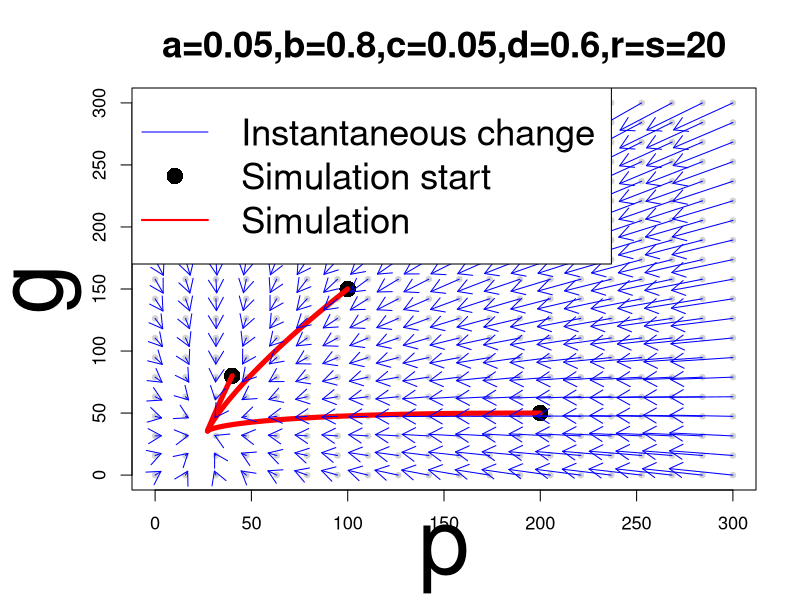
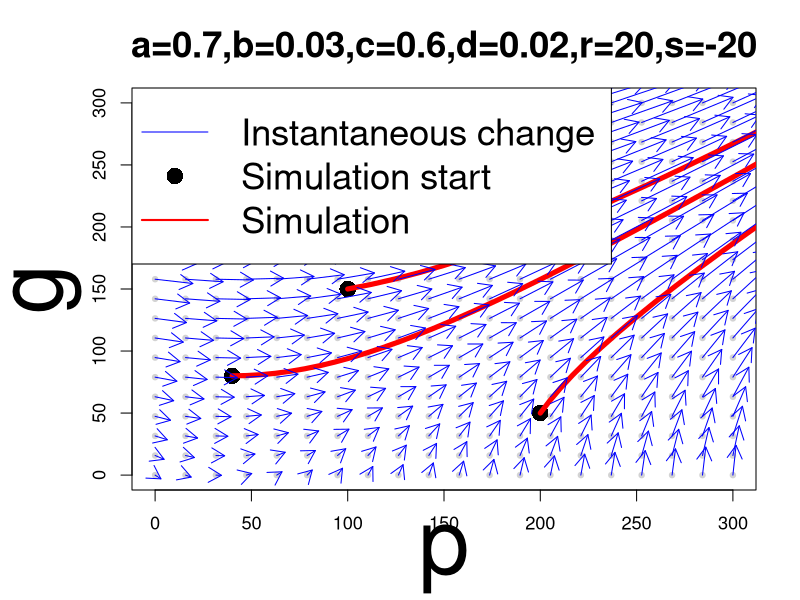
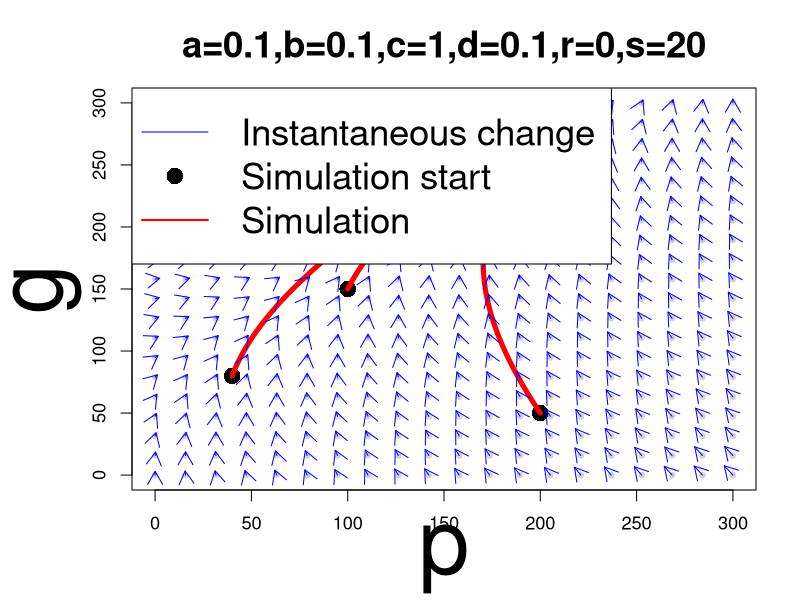
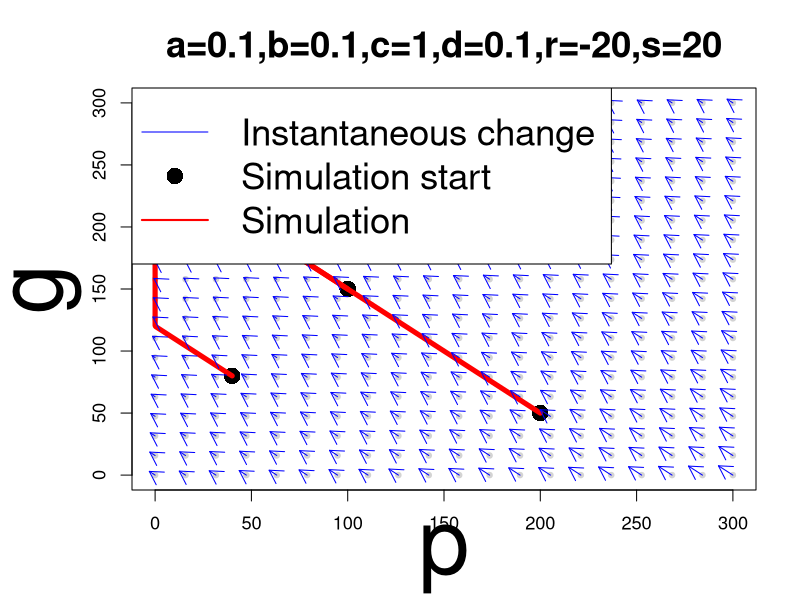
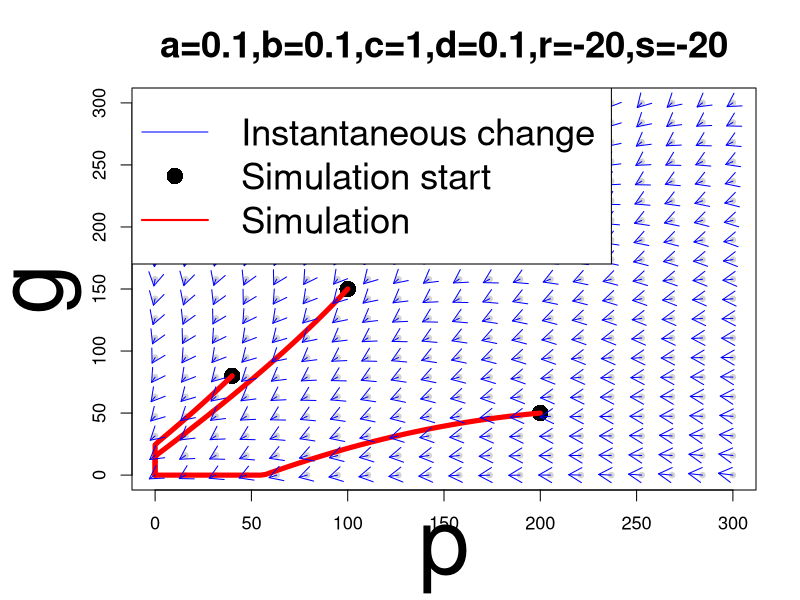
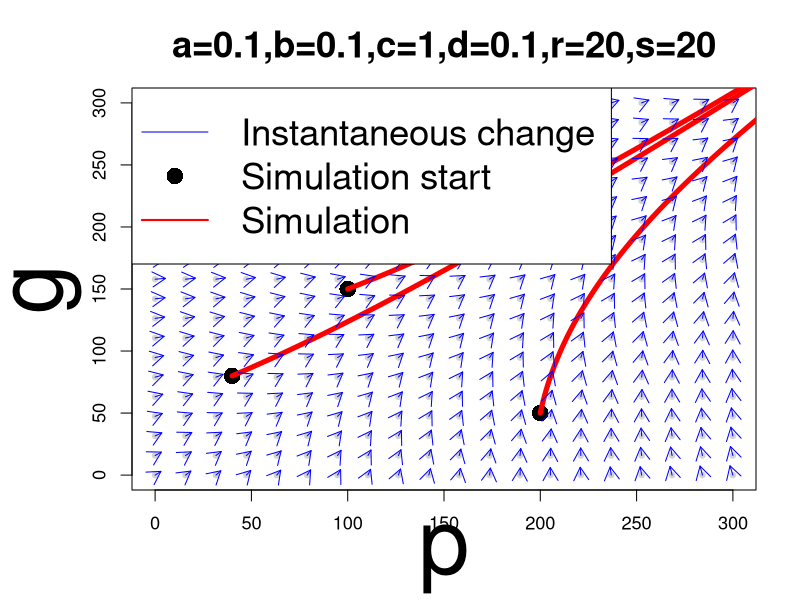
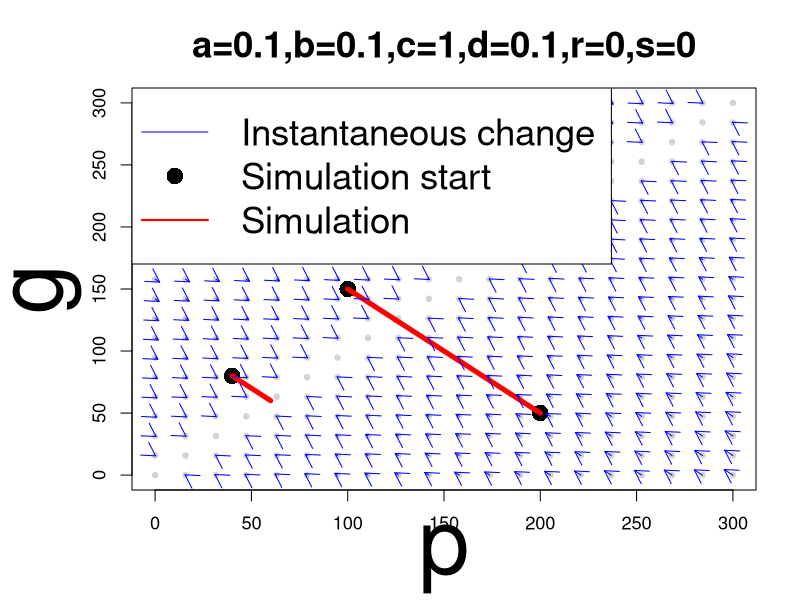

Source code (R) for these figures, in order:
t = 500
dt = 0.1
steps = t / dt

euler_no_trust = function(a, b, c, d, r, s, Kp, Kg, p0 = 0.5, g0 = 1) {
  ArmsRace = matrix(0, nrow = 3, ncol = steps + 1)
  ArmsRace[1, 1] = 0
  ArmsRace[2, 1] = p0
  ArmsRace[3, 1] = g0
  
  for (i in 1:steps) {
    t_i = ArmsRace[1, i]
    p_i = ArmsRace[2, i]
    g_i = ArmsRace[3, i]
    
    dp = a * g_i - b * p_i + r
    dg = c * p_i - d * g_i + s
    
    ArmsRace[1, i + 1] = t_i + dt
    ArmsRace[2, i + 1] = p_i + dt * dp
    ArmsRace[3, i + 1] = g_i + dt * dg
    
    ArmsRace[2, i + 1] = max(0, ArmsRace[2, i + 1])
    ArmsRace[3, i + 1] = max(0, ArmsRace[3, i + 1])
  }
  return(ArmsRace)
}

vplot_no_trust = function(pngname, a, b, c, d, r, s,
                          y1, y2, y3,
                          xlim_max = 2, ylim_max = 2, title = NULL) {
  p_vals <- seq(0, xlim_max, length.out = 20)
  g_vals <- seq(0, ylim_max, length.out = 20)
  grid   <- expand.grid(p = p_vals, g = g_vals)
  
  dp <- numeric(nrow(grid))
  dg <- numeric(nrow(grid))
  
  for (i in 1:nrow(grid)) {
    dp[i] <- a * grid$g[i] - b * grid$p[i] + r
    dg[i] <- c * grid$p[i] - d * grid$g[i] + s
  }
  
  magnitude <- sqrt(dp^2 + dg^2)
  nonzero   <- magnitude > 1e-6
  
  euler1 = euler_no_trust(a, b, c, d, r, s, p0=y1[1], g0=y1[2])
  euler2 = euler_no_trust(a, b, c, d, r, s, p0=y2[1], g0=y2[2])
  euler3 = euler_no_trust(a, b, c, d, r, s, p0=y3[1], g0=y3[2])
  
  main_title <- if (!is.null(title)) title else
    paste("a=",a,", b=",b,", c=",c,", d=",d,", r=",r,", s=",s,", Kp=",Kp,", Kg=",Kg)
  
  png(pngname, width=1000, height=1000)
  par(cex=1.1, mar=c(5, 6, 4, 2), cex.main=2)
  plot(grid$p, grid$g, pch=20, col="lightgray",
       cex.main=2, cex.lab=5,
       main=main_title,
       xlab="p", ylab="g",
       xlim=c(0, xlim_max), ylim=c(0, ylim_max))
  
  points(y1[1], y1[2], col="black", cex=2, pch=16)
  lines(euler1[2,], euler1[3,], col="red", lwd=5)
  
  points(y2[1], y2[2], col="black", cex=2, pch=16)
  lines(euler2[2,], euler2[3,], col="red", lwd=5)
  
  points(y3[1], y3[2], col="black", cex=2, pch=16)
  lines(euler3[2,], euler3[3,], col="red", lwd=5)
  
  arrows(grid$p[nonzero], grid$g[nonzero],
         grid$p[nonzero] + 0.15 * dp[nonzero],
         grid$g[nonzero] + 0.15 * dg[nonzero],
         length=0.15, col="blue")
  
  legend("topleft",
         legend=c("Instantaneous change", "Simulation start", "Simulation"),
         col=c("blue","black","red"),
         lty=c(1, NA, 1),
         pch=c(NA, 16, NA),
         lwd=c(1, NA, 2),
         cex=2)
  dev.off()
}


# S1: bd > ac — stable, converges to E*
vplot_no_trust("S1_bd_gt_ac.png",
               a=0.05, b=0.8, c=0.05, d=0.6,
               r=20, s=20,
               y1=c(40, 80),
               y2=c(100, 150),
               y3=c(200, 50),
               xlim_max=300, ylim_max=300,
               title="a=0.05,b=0.8,c=0.05,d=0.6,r=s=20")

# S2: bd < ac — saddle, trajectories diverge
vplot_no_trust("S2_bd_lt_ac.png",
               a=0.7, b=0.03, c=0.6, d=0.02,
               r=20, s=-20,
               y1=c(40, 80),
               y2=c(100, 150),
               y3=c(200, 50),
               xlim_max=300, ylim_max=300,
               title="a=0.7,b=0.03,c=0.6,d=0.02,r=20,s=-20")

# S3: bd = ac — both diverge
vplot_no_trust("S3_bd_eq_ac.png",
               a=0.1, b=0.1, c=0.1, d=0.1,
               r=0, s=20,
               y1=c(40, 80),
               y2=c(100, 150),
               y3=c(200, 50),
               xlim_max=300, ylim_max=300,
               title="a=0.1,b=0.1,c=1,d=0.1,r=0,s=20")

# S4: bd = ac — one grows-one shrinks
vplot_no_trust("S4_bd_eq_ac.png",
               a=0.1, b=0.1, c=0.1, d=0.1,
               r=-20, s=20,
               y1=c(40, 80),
               y2=c(100, 150),
               y3=c(200, 50),
               xlim_max=300, ylim_max=300,
               title="a=0.1,b=0.1,c=1,d=0.1,r=-20,s=20")

# S5: bd = ac — disarmament
vplot_no_trust("S5_bd_eq_ac.png",
               a=0.1, b=0.1, c=0.1, d=0.1,
               r=-20, s=-20,
               y1=c(40, 80),
               y2=c(100, 150),
               y3=c(200, 50),
               xlim_max=300, ylim_max=300,
               title="a=0.1,b=0.1,c=1,d=0.1,r=-20,s=-20")

# S6: bd = ac — arms race
vplot_no_trust("S6_bd_eq_ac.png",
               a=0.1, b=0.1, c=0.1, d=0.1,
               r=20, s=20,
               y1=c(40, 80),
               y2=c(100, 150),
               y3=c(200, 50),
               xlim_max=300, ylim_max=300,
               title="a=0.1,b=0.1,c=1,d=0.1,r=20,s=20")

# S7: bd = ac — never reach equ
vplot_no_trust("S7_bd_eq_ac.png",
               a=0.1, b=0.1, c=0.1, d=0.1,
               r=0, s=0,
               y1=c(40, 80),
               y2=c(100, 150),
               y3=c(200, 50),
               xlim_max=300, ylim_max=300,
               title="a=0.1,b=0.1,c=1,d=0.1,r=0,s=0")
